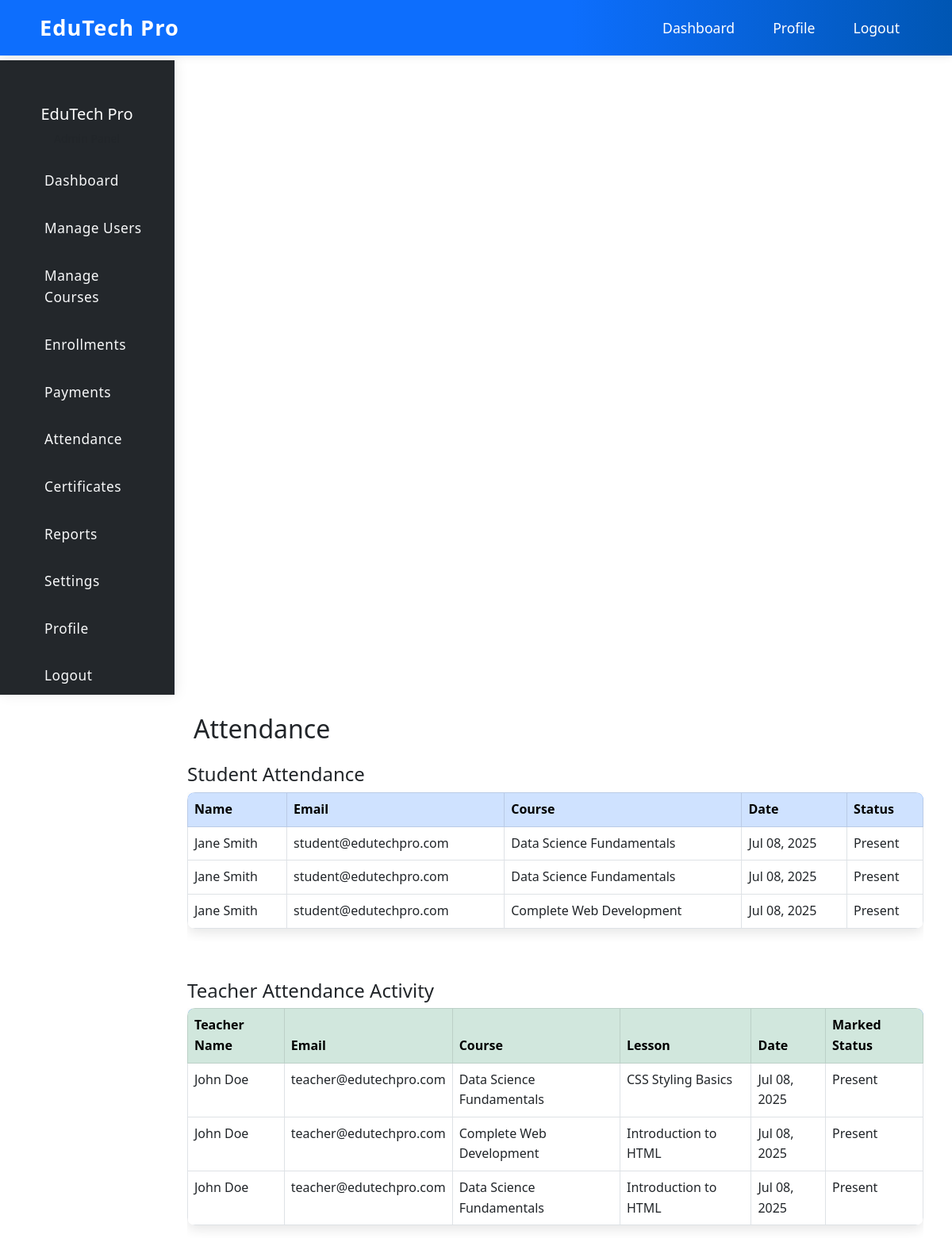
/admin/attendance.php (signed in), run on the app's committed database.
### tables this page shows
CREATE TABLE IF NOT EXISTS `attendance` (
    `id` INT AUTO_INCREMENT PRIMARY KEY,
    `student_id` INT NOT NULL,
    `course_id` INT NOT NULL,
    `lesson_id` INT,
    `status` ENUM('present', 'absent', 'late') DEFAULT 'present',
    `marked_by` INT,
    `marked_at` TIMESTAMP DEFAULT CURRENT_TIMESTAMP,
    `notes` TEXT,
    FOREIGN KEY (`student_id`) REFERENCES `users`(`id`) ON DELETE CASCADE,
    FOREIGN KEY (`course_id`) REFERENCES `courses`(`id`) ON DELETE CASCADE,
    FOREIGN KEY (`lesson_id`) REFERENCES `lessons`(`id`) ON DELETE CASCADE,
    FOREIGN KEY (`marked_by`) REFERENCES `users`(`id`) ON DELETE SET NULL
);

CREATE TABLE IF NOT EXISTS `users` (
    `id` INT AUTO_INCREMENT PRIMARY KEY,
    `google_id` VARCHAR(255) UNIQUE,
    `username` VARCHAR(50) UNIQUE,
    `email` VARCHAR(100) UNIQUE NOT NULL,
    `password` VARCHAR(255),
    `full_name` VARCHAR(100) NOT NULL,
    `role` ENUM('admin', 'teacher', 'student') NOT NULL,
    `profile_image` VARCHAR(255),
    `phone` VARCHAR(20),
    `address` TEXT,
    `status` ENUM('active', 'inactive', 'pending') DEFAULT 'active',
    `created_at` TIMESTAMP DEFAULT CURRENT_TIMESTAMP,
    `updated_at` TIMESTAMP DEFAULT CURRENT_TIMESTAMP ON UPDATE CURRENT_TIMESTAMP
);

CREATE TABLE IF NOT EXISTS `courses` (
    `id` INT AUTO_INCREMENT PRIMARY KEY,
    `title` VARCHAR(200) NOT NULL,
    `description` TEXT,
    `instructor_id` INT,
    `category` VARCHAR(100),
    `level` ENUM('beginner', 'intermediate', 'advanced') DEFAULT 'beginner',
    `price` DECIMAL(10,2) DEFAULT 0.00,
    `is_premium` BOOLEAN DEFAULT FALSE,
    `thumbnail` VARCHAR(255),
    `duration` INT DEFAULT 0,
    `total_lessons` INT DEFAULT 0,
    `total_students` INT DEFAULT 0,
    `rating` DECIMAL(3,2) DEFAULT 0.00,
    `status` ENUM('draft', 'published', 'archived') DEFAULT 'draft',
    `created_at` TIMESTAMP DEFAULT CURRENT_TIMESTAMP,
    `updated_at` TIMESTAMP DEFAULT CURRENT_TIMESTAMP ON UPDATE CURRENT_TIMESTAMP,
    FOREIGN KEY (`instructor_id`) REFERENCES `users`(`id`) ON DELETE SET NULL
);

CREATE TABLE IF NOT EXISTS `lessons` (
    `id` INT AUTO_INCREMENT PRIMARY KEY,
    `course_id` INT NOT NULL,
    `title` VARCHAR(200) NOT NULL,
    `description` TEXT,
    `video_url` VARCHAR(255),
    `reading_material` TEXT,
    `duration` INT DEFAULT 0,
    `order_number` INT DEFAULT 0,
    `is_free` BOOLEAN DEFAULT FALSE,
    `status` ENUM('draft', 'published') DEFAULT 'draft',
    `created_at` TIMESTAMP DEFAULT CURRENT_TIMESTAMP,
    FOREIGN KEY (`course_id`) REFERENCES `courses`(`id`) ON DELETE CASCADE
);

### admin/attendance.php (the view, shortened to what this page needs)
<?php
require_once '../config/database.php';
$studentStmt = $pdo->prepare('
    SELECT a.*, u.full_name AS student_name, u.email AS student_email, c.title AS course_title
    FROM attendance a
    JOIN users u ON a.student_id = u.id
    LEFT JOIN courses c ON a.course_id = c.id
    WHERE a.student_id IS NOT NULL
    ORDER BY a.marked_at DESC
');
$studentStmt->execute();
$studentAttendance = $studentStmt->fetchAll();
$teacherActivityStmt = $pdo->prepare('
    SELECT a.marked_at, a.status, u.full_name AS teacher_name, u.email AS teacher_email, c.title AS course_title, l.title AS lesson_title
    FROM attendance a
    JOIN users u ON a.marked_by = u.id AND u.role = "teacher"
    LEFT JOIN courses c ON a.course_id = c.id
    LEFT JOIN lessons l ON a.lesson_id = l.id
    ORDER BY a.marked_at DESC
');
$teacherActivityStmt->execute();
$teacherAttendance = $teacherActivityStmt->fetchAll();
?>
<!DOCTYPE html>
<html lang="en">
<head>
    <link href="https://cdn.jsdelivr.net/npm/bootstrap@5.3.0/dist/css/bootstrap.min.css" rel="stylesheet">
    <link href="../assets/css/style.css" rel="stylesheet">
</head>
<body>
    <nav class="navbar navbar-expand-lg navbar-dark bg-primary fixed-top">
        <div class="container">
            <a class="navbar-brand fw-bold" href="dashboard.php">
                <i class="fas fa-graduation-cap me-2"></i>EduTech Pro
            </a>
            <div class="collapse navbar-collapse" id="navbarNav">
                <ul class="navbar-nav ms-auto">
                    <li class="nav-item"><a class="nav-link" href="dashboard.php">Dashboard</a></li>
                    <li class="nav-item"><a class="nav-link" href="profile.php">Profile</a></li>
                    <li class="nav-item"><a class="nav-link" href="logout.php">Logout</a></li>
                </ul>
            </div>
        </div>
    </nav>
    <div class="container-fluid" style="margin-top: 76px;">
        <div class="row">
            <nav class="col-md-3 col-lg-2 d-md-block sidebar collapse">
                <div class="position-sticky">
                    <div class="text-center mb-4 d-flex flex-column align-items-center">
                        <h5 class="text-white mt-2">EduTech Pro</h5>
                        <small class="text-muted">Admin Panel</small>
                    </div>
                    <ul class="nav flex-column">
                        <li class="nav-item"><a class="nav-link" href="dashboard.php"><i class="fas fa-tachometer-alt me-2"></i>Dashboard</a></li>
                        <li class="nav-item"><a class="nav-link" href="users.php"><i class="fas fa-users me-2"></i>Manage Users</a></li>
                        <li class="nav-item"><a class="nav-link" href="courses.php"><i class="fas fa-book me-2"></i>Manage Courses</a></li>
                        <li class="nav-item"><a class="nav-link" href="enrollments.php"><i class="fas fa-user-graduate me-2"></i>Enrollments</a></li>
                        <li class="nav-item"><a class="nav-link" href="payments.php"><i class="fas fa-credit-card me-2"></i>Payments</a></li>
                        <li class="nav-item"><a class="nav-link" href="attendance.php"><i class="fas fa-calendar-check me-2"></i>Attendance</a></li>
                        <li class="nav-item"><a class="nav-link" href="certificates.php"><i class="fas fa-certificate me-2"></i>Certificates</a></li>
                        <li class="nav-item"><a class="nav-link" href="reports.php"><i class="fas fa-chart-bar me-2"></i>Reports</a></li>
                        <li class="nav-item"><a class="nav-link" href="settings.php"><i class="fas fa-cog me-2"></i>Settings</a></li>
                        <li class="nav-item"><a class="nav-link" href="profile.php"><i class="fas fa-user-cog me-2"></i>Profile</a></li>
                        <li class="nav-item"><a class="nav-link" href="logout.php"><i class="fas fa-sign-out-alt me-2"></i>Logout</a></li>
                    </ul>
                </div>
            </nav>
            <main class="col-md-9 ms-sm-auto col-lg-10 px-md-4 dashboard-main-content">
                <div class="container mt-4">
                    <h2 class="mb-4"><i class="fas fa-calendar-check me-2"></i>Attendance</h2>
                    <h4>Student Attendance</h4>
                    <div class="table-responsive mb-5">
                        <table class="table table-hover table-bordered">
                            <thead class="table-primary">
                                <tr>
                                    <th>Name</th>
                                    <th>Email</th>
                                    <th>Course</th>
                                    <th>Date</th>
                                    <th>Status</th>
                                </tr>
                            </thead>
                            <tbody>
                                <?php foreach ($studentAttendance as $row): ?>
                                <tr>
                                    <td><?php echo htmlspecialchars($row['student_name']); ?></td>
                                    <td><?php echo htmlspecialchars($row['student_email']); ?></td>
                                    <td><?php echo htmlspecialchars($row['course_title'] ?: 'N/A'); ?></td>
                                    <td><?php echo date('M d, Y', strtotime($row['marked_at'])); ?></td>
                                    <td><?php echo htmlspecialchars(ucfirst($row['status'])); ?></td>
                                </tr>
                                <?php endforeach; ?>
                            </tbody>
                        </table>
                    </div>
                    <h4>Teacher Attendance Activity</h4>
                    <div class="table-responsive">
                        <table class="table table-hover table-bordered">
                            <thead class="table-success">
                                <tr>
                                    <th>Teacher Name</th>
                                    <th>Email</th>
                                    <th>Course</th>
                                    <th>Lesson</th>
                                    <th>Date</th>
                                    <th>Marked Status</th>
                                </tr>
                            </thead>
                            <tbody>
                                <?php foreach ($teacherAttendance as $row): ?>
                                <tr>
                                    <td><?php echo htmlspecialchars($row['teacher_name']); ?></td>
                                    <td><?php echo htmlspecialchars($row['teacher_email']); ?></td>
                                    <td><?php echo htmlspecialchars($row['course_title'] ?: 'N/A'); ?></td>
                                    <td><?php echo htmlspecialchars($row['lesson_title'] ?: 'N/A'); ?></td>
                                    <td><?php echo date('M d, Y', strtotime($row['marked_at'])); ?></td>
                                    <td><?php echo htmlspecialchars(ucfirst($row['status'])); ?></td>
                                </tr>
                                <?php endforeach; ?>
                            </tbody>
                        </table>
                    </div>
                </div>
            </main>
        </div>
    </div>
</body>
</html>

### assets/css/style.css (style rules this page uses)
:root { --primary-color: #0d6efd; --secondary-color: #6c757d; --success-color: #198754; --warning-color: #ffc107; --danger-color: #dc3545; --light-color: #f8f9fa; --dark-color: #212529; }
* { margin: 0; padding: 0; box-sizing: border-box; }
body { font-family: 'Segoe UI', Tahoma, Geneva, Verdana, sans-serif; line-height: 1.6; color: var(--dark-color); padding-top: 76px; }
.navbar { background: linear-gradient(90deg, #0d6efd 60%, #0056b3 100%) !important; box-shadow: 0 2px 10px rgba(0,0,0,0.08); }
.navbar .navbar-brand { font-weight: 700; font-size: 1.7rem; color: #fff !important; letter-spacing: 1px; }
.navbar .nav-link, .navbar .dropdown-toggle { color: #fff !important; font-size: 1.1rem; margin-left: 1rem; margin-right: 1rem; transition: color 0.2s; }
body { padding-top: 76px; }
.sidebar { background: #23272b !important; color: #f8f9fa; box-shadow: 2px 0 16px rgba(0,0,0,0.08); border-top: none !important; border-right: 1px solid #222831; margin-top: 0 !important; border-top-left-radius: 0 !important; border-top-right-radius: 0 !important; top: 0; position: sticky; height: 100vh; z-index: 1029; display: flex; flex-direction: column; min-width: 220px; padding: 2rem 1rem 1rem 1rem; }
.sidebar .text-center { margin-top: 0 !important; margin-bottom: 2rem !important; }
.sidebar .nav-link { color: #f8f9fa !important; background: transparent; padding: 0.75rem 1.25rem; border-radius: 8px; margin-bottom: 0.5rem; font-size: 1.08rem; font-weight: 500; letter-spacing: 0.5px; transition: background 0.2s, color 0.2s, box-shadow 0.2s; display: flex; align-items: center; gap: 0.75rem; }
.table { border-radius: 10px; overflow: hidden; box-shadow: 0 5px 15px rgba(0,0,0,0.1); }
.table thead { background: var(--primary-color); color: white; }
.container-fluid, .row, main { margin-top: 0 !important; }
.dashboard-main-content { margin-top: 0 !important; }
.sidebar .text-center { margin-top: 0 !important; margin-bottom: 1rem !important; }

### data on the page
attendance: student.full_name "Jane Smith", student.email "student@edutechpro.com", course.title "Data Science Fundamentals", marked_at "Jul 08, 2025", status "Present", marked_by.full_name "John Doe", marked_by.email "teacher@edutechpro.com", lesson.title "Introduction to HTML"
attendance: student.full_name "Jane Smith", student.email "student@edutechpro.com", course.title "Data Science Fundamentals", marked_at "Jul 08, 2025", status "Present", marked_by.full_name "John Doe", marked_by.email "teacher@edutechpro.com", lesson.title "CSS Styling Basics"
attendance: student.full_name "Jane Smith", student.email "student@edutechpro.com", course.title "Complete Web Development", marked_at "Jul 08, 2025", status "Present", marked_by.full_name "John Doe", marked_by.email "teacher@edutechpro.com", lesson.title "Introduction to HTML"
